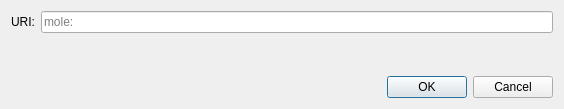
<?xml version="1.0" encoding="UTF-8"?>
<ui version="4.0">
 <class>OpenURIDialog</class>
 <widget class="QDialog" name="OpenURIDialog">
  <property name="geometry">
   <rect>
    <x>0</x>
    <y>0</y>
    <width>564</width>
    <height>109</height>
   </rect>
  </property>
  <property name="windowTitle">
   <string>Open mole URI</string>
  </property>
  <layout class="QVBoxLayout" name="verticalLayout">
   <item>
    <layout class="QHBoxLayout" name="horizontalLayout">
     <item>
      <widget class="QLabel" name="label">
       <property name="text">
        <string>URI:</string>
       </property>
      </widget>
     </item>
     <item>
      <widget class="QValidatedLineEdit" name="uriEdit">
       <property name="placeholderText">
        <string notr="true">mole:</string>
       </property>
      </widget>
     </item>
    </layout>
   </item>
   <item>
    <spacer name="verticalSpacer">
     <property name="orientation">
      <enum>Qt::Vertical</enum>
     </property>
     <property name="sizeHint" stdset="0">
      <size>
       <width>20</width>
       <height>40</height>
      </size>
     </property>
    </spacer>
   </item>
   <item>
    <widget class="QDialogButtonBox" name="buttonBox">
     <property name="orientation">
      <enum>Qt::Horizontal</enum>
     </property>
     <property name="standardButtons">
      <set>QDialogButtonBox::Cancel|QDialogButtonBox::Ok</set>
     </property>
    </widget>
   </item>
  </layout>
 </widget>
 <customwidgets>
  <customwidget>
   <class>QValidatedLineEdit</class>
   <extends>QLineEdit</extends>
   <header>qt/qvalidatedlineedit.h</header>
  </customwidget>
 </customwidgets>
 <resources/>
 <connections>
  <connection>
   <sender>buttonBox</sender>
   <signal>accepted()</signal>
   <receiver>OpenURIDialog</receiver>
   <slot>accept()</slot>
   <hints>
    <hint type="sourcelabel">
     <x>248</x>
     <y>254</y>
    </hint>
    <hint type="destinationlabel">
     <x>157</x>
     <y>274</y>
    </hint>
   </hints>
  </connection>
  <connection>
   <sender>buttonBox</sender>
   <signal>rejected()</signal>
   <receiver>OpenURIDialog</receiver>
   <slot>reject()</slot>
   <hints>
    <hint type="sourcelabel">
     <x>316</x>
     <y>260</y>
    </hint>
    <hint type="destinationlabel">
     <x>286</x>
     <y>274</y>
    </hint>
   </hints>
  </connection>
 </connections>
</ui>
